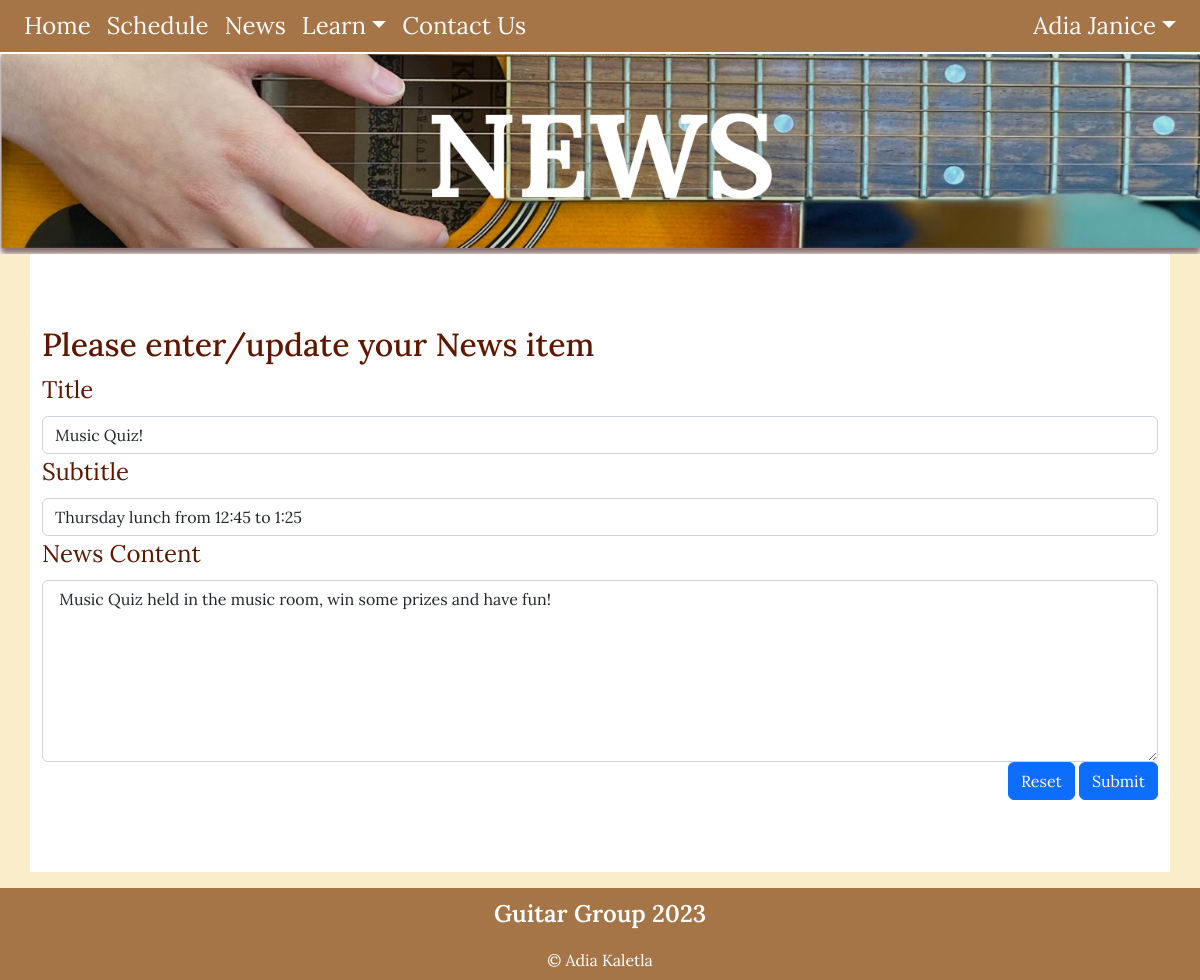
The page /news_cud?id=2&task=update (signed in) on the database its author committed.
### tables this page shows
CREATE TABLE news(
    news_id integer primary key autoincrement not null,
    title text not null unique,
    subtitle text not null unique,
    content text not null unique,
    newsdate date not null,
    member_id integer,
    foreign key(member_id) references member(member_id)
);

### server.py (the view, shortened to what this page needs)
@app.route('/news_cud', methods=['GET', 'POST'])
def news_cud():
    data = request.args
    required_keys = ['id', 'task']
    for k in required_keys:
        if k not in data.keys():
            message = "Do not know what to do with create read update on news (key not present)"
            return render_template('error.html', message=message)
    if request.method == "GET":
        if data['task'] == 'delete':
            sql = "delete from comments where news_tag_id = ?"
            values_tuple = (data['id'],)
            run_commit_query(sql, values_tuple, db_path)
            sql = "delete from news where news_id = ?"
            values_tuple = (data['id'],)
            run_commit_query(sql, values_tuple, db_path)
            return redirect(url_for('news'))
        elif data['task'] == 'update':
            sql = """ select title, subtitle, content from news where news_id=?"""
            values_tuple = (data['id'],)
            result = run_search_query_tuples(sql, values_tuple, db_path, True)
            result = result[0]
            return render_template("news_cud.html",
                                   **result,
                                   id=data['id'],
                                   task=data['task'])
        elif data['task'] == 'comment':
            temp = {'content': 'Test Comment'}
            return render_template("news_cud.html",
                                   id=data['id'],
                                   task=data['task'],
                                   content=temp['content'])
        else:
            message = "Unrecognised task coming from news page"
            return render_template('error.html', message=message)
    return render_template("news_cud.html")

### db_functions.py (called while the page is built)
def run_search_query_tuples(sql_query, values_tuple, file_path, rowfactory=False):
    try:
        db = sqlite3.connect(file_path)
        if rowfactory:
            db.row_factory = sqlite3.Row
        cursor = db.cursor()
        cursor.execute(sql_query, values_tuple)
        result = cursor.fetchall()
        cursor.close()
    except sqlite3.Error as error:
        print("Error running search query tuples: {}".format(error))
        return None
    db.close()
    if result is None:
        print("No search values were found")
    return result

### templates/news_cud.html (shortened to what this page needs)
{% extends "layout.html" %}
{% block banner%}
static/images/newsbanner.jpg
{% endblock %}
{% block content%}
<div class="container-lg py-sm-5 py-1">
    <div class="news p=4 my-4">
        {% if task == 'comment' %}
            <h2>Please enter your comments</h2>
        {% else %}
            <h2>Please enter/update your News item</h2>
        {% endif %}
        <form action="{{url_for('news_cud', id=id, task=task)}}" method="POST">
            {% if task == 'comment' %}
                <div>
                    <label for="comment" class="form-label">Comment</label>
                    <textarea class="form-control" id="comment" name="content" rows="7" required> {{content}} </textarea>
                </div>
            {% else %}
                <div>
                    <label for="title" class="form-label">Title</label>
                    <input type="text" class="form-control" id="title" name="title" placeholder="" value="{{title}}" required>
                </div>
                <div>
                    <label for="subtitle" class="form-label">Subtitle</label>
                    <input type="text" class="form-control" id="subtitle" name="subtitle" placeholder="" value="{{subtitle}}" required>
                </div>
                <div>
                    <label for="content" class="form-label">News Content</label>
                    <textarea class="form-control" id="content" name="content" rows="7" required> {{content}} </textarea>
                </div>
            {% endif %}
            <div class="text-end">
                <button type="reset" class="btn btn-primary"> Reset </button>
                <button type="submit" class="btn btn-primary"> Submit </button>
            </div>
        </form>
    </div>
</div>
{% endblock %}

### static/styles.css (style rules this page uses)
:root { --dutch-white: rgb(250, 237, 202); --charcol: rgb(54, 70, 82); --chamoisee: rgb(165, 117, 72); --black-bean: rgb(43, 5, 4); --blood-red: rgb(96, 23, 0); }
body { font-family: 'Lora', sans-serif; font-size: 100%; background-color: var(--dutch-white); }
.body-text, label { font-size: 1.5em; text-align: center; color:var(--blood-red); }
.contact-text, label { font-size: 1.5em; text-align: left; font-weight: 400; color:var(--blood-red); }
h2 { font-size: 2em; color:var(--blood-red); text-align: left; font-weight: 500; }
.container-lg { background-color:rgb(255,255,255); overflow: auto; }

### rows shown on the page
news: title "Music Quiz!", subtitle "Thursday lunch from 12:45 to 1:25", content "Music Quiz held in the music room, win some prizes and have fun!"

### other values the page prints
{{ session['name'] }} "Adia Janice"
